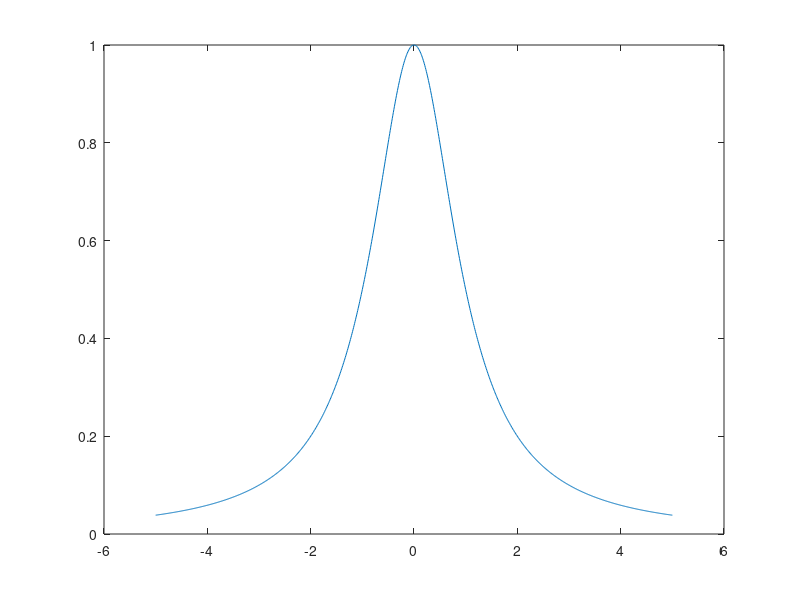

Reproduce this figure in MATLAB. (Note: this script raises an error after producing the figure.)
% compatibilité octave/matlab
isOctave = exist('OCTAVE_VERSION', 'builtin') ~= 0;

% la fonction
f=@(x) 1/(1+x^2);
% le domainne de la fonction
domain = -5:0.01:5;

% l'évaluation de f sur le domaine
fedex=arrayfun(@(x) f(x),domain);

plot(domain,fedex)
hold on;

% le nombre de points pris pour l'interpolation
N = [2,4,8];

figure(1);

% génération des interpolations
for n=N
    % équart entre les points
    h=10/n;

    % abscisse des points d'interpolation
    xi = [];
    % ordonée des points d'interpolation
    fxi = [];
    for i=0:n
        xi(i+1) = -5+i*h;
        fxi(i+1) = f(xi(i+1));
    end

    [a,b,c,utile] = polynome_newton(xi,fxi,domain);

    plot(domain,utile);
    
end
    
xlabel('x');
ylabel('y');
title("Polynome d'interpolation de f(x)");
    
if isOctave == 0
    nomLeg = compose("P_%d",N);
    legend(["f(x)",nomLeg],"Location","best")
else
    % nom des polynomes P_n pour la légende
    nomLeg = arrayfun(@(k) num2str(k),N);
    legend("f(x)",["P_",nomLeg(1)],["P_",nomLeg(2)],["P_",nomLeg(3)])
end

hold off;


N = [2,10,20,30,40];
H=[];
Eh = [];

figure(2);
% génération des interpolations
for n=N
    % équart entre les points
    h=10/n;
    H = [H,h];

    % abscisse des points d'interpolation
    xi = [];
    % ordonée des points d'interpolation
    fxi = [];
    for i=0:n
        xi(i+1) = -5+i*h;
        fxi(i+1) = f(xi(i+1));
    end

    [a,b,c,utile] = polynome_newton(xi,fxi,domain);
    Ex = abs(utile - fedex);
    Eh = [Eh,max(Ex)];
end

semilogy(H,Eh,'-o');
set(gca, 'XDir','reverse')
title("Maximum de l'erreur en fonction de h");
xlabel('h');
ylabel("E(h)");

%Figure 3: f(x) et Q_n(x) pour n=2,4,6
nn=[2,4,6];
figure(3);
hold on;

% Tracer f(x)
plot(domain, fedex, 'k-', 'LineWidth', 1.5);

for n = nn
    if mod(n, 2) ~= 0
        error('n doit être pair pour Q_n.');
    end
    h = 10/n;
    %Les n+1 noeuds pour l'interpolation
    xi = -5:h:5; 
    %La valeur de f à ces noeuds
    fi = arrayfun(f, xi);

    % Initialiser Q_n évalué sur le domaine
    Qn = nan(size(domain));

    %Par block de trois points 1,2,3;3,4,5;5,6,7,etc.
    for i = 1:2:(length(xi)-2)
        % Identifier les points du domaine dans [xi(i), xi(i+2)]
        idx_block = (domain >= xi(i)) & (domain <= xi(i+2));
        dom_block = domain(idx_block);
        % Construire le polynôme de degré 2 via polynome_newton stocker
        % valeur évalué dans utile_block
         [~, ~, ~, utile_block] = polynome_newton(xi(i:i+2), fi(i:i+2), dom_block);
        
        % Insérer dans Q_n
        Qn(idx_block) = utile_block;
    end
    % Tracer Q_n
    plot(domain, Qn, 'LineWidth', 1.2);
end

xlabel('x');
ylabel('y');
title('Interpolation quadratique par morceaux Q_n(x)');

% Légende compatible Matlab/Octave
if isOctave == 0
    nomLeg = compose("Q_%d", nn);
    legend(["f(x)", nomLeg], 'Location', 'best');
else
    nomLeg = arrayfun(@(k) sprintf('Q_%d', k), nn, 'UniformOutput', false);
    legend(['f(x)', nomLeg{:}]);
end
hold off;

% Figure 4 E(h) en fonction de h. Interpolation quadratique
Nq=[2,10,20,30,40,50];

%Initialisation de h
Hq = zeros(size(Nq));

%Initialisation de E(h)
Eq = zeros(size(Nq));

figure(4);
hold on;

for k = 1:length(Nq)
    n = Nq(k);
    if mod(n, 2) ~= 0
        error('n doit être pair pour Q_n.');
    end

    h = 10/n;
    Hq(k) = h;

    % Les n+1 noeuds pour l'interpolation
    xi = -5:h:5;
    % La valeur de f à ces noeuds
    fi = arrayfun(f, xi);
    % Initialiser Q_n évalué sur le domaine
    Qn = nan(size(domain));

    % Par block de trois points
    for i = 1:2:(length(xi)-2)
        % Identifier les points du domaine dans [xi(i), xi(i+2)]
        idx_block = (domain >= xi(i)) & (domain <= xi(i+2));
        dom_block = domain(idx_block);
        
        % Construire le polynôme de degré 2 via polynome_newton
        [~, ~, ~, utile_block] = polynome_newton(xi(i:i+2), fi(i:i+2), dom_block);
        
        % Insérer dans Q_n
        Qn(idx_block) = utile_block;
    end
    % Calculer l'erreur maximale E(h) = max |f - Q_n|
    Ex = abs(Qn - fedex);
    Eq(k) = max(Ex);
end

% Tracer E(h) en échelle log-log
loglog(Hq, Eq, '-o', 'LineWidth', 1.2, 'MarkerSize', 6);
set(gca, 'XDir', 'reverse');

% Ajouter une courbe de référence C*h^3 pour montrer l'ordre 3
Cref = Eq(1) / (Hq(1)^3);
href = linspace(min(Hq), max(Hq), 100);
loglog(href, Cref * href.^3, '--', 'Color', [0.5 0.5 0.5], 'LineWidth', 1);

xlabel('h');
ylabel('E(h)');
title('Erreur max |f - Q_n| en fonction de h');
% Légende compatible Matlab/Octave
if isOctave == 0
    legend({'E(h) pour Q_n', 'C h^3 (référence)'}, 'Location', 'best');
else
    legend({'E(h) pour Q_n', 'C h^3 (référence)'});
end
hold off;
